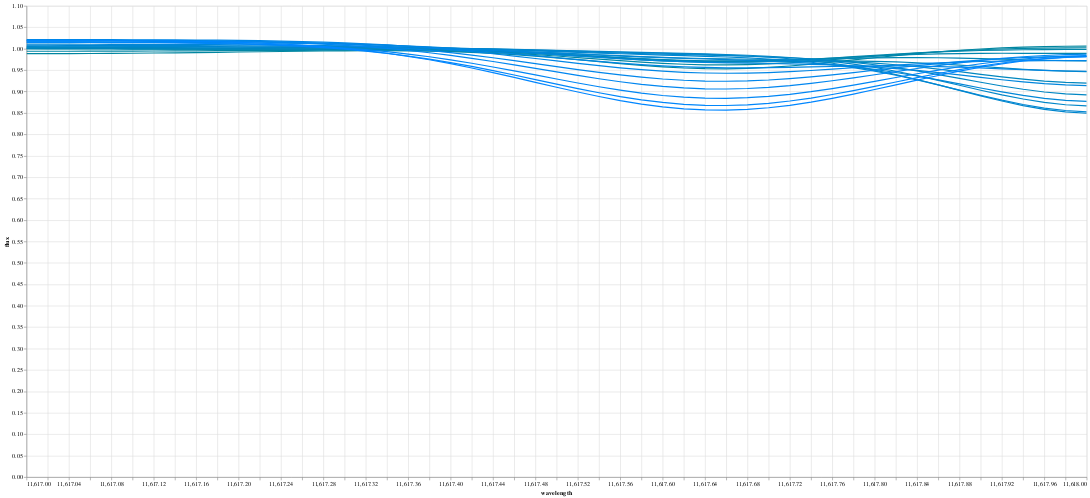

Notebook code for this chart:
### Code cell
alt.layer(*[alt.Chart(spec.to_pandas(), width=1800, height=800).mark_line().encode(x='wavelength', y='flux', color=alt.value(color)).interactive() for spec, color in zip(specs, colors)])
